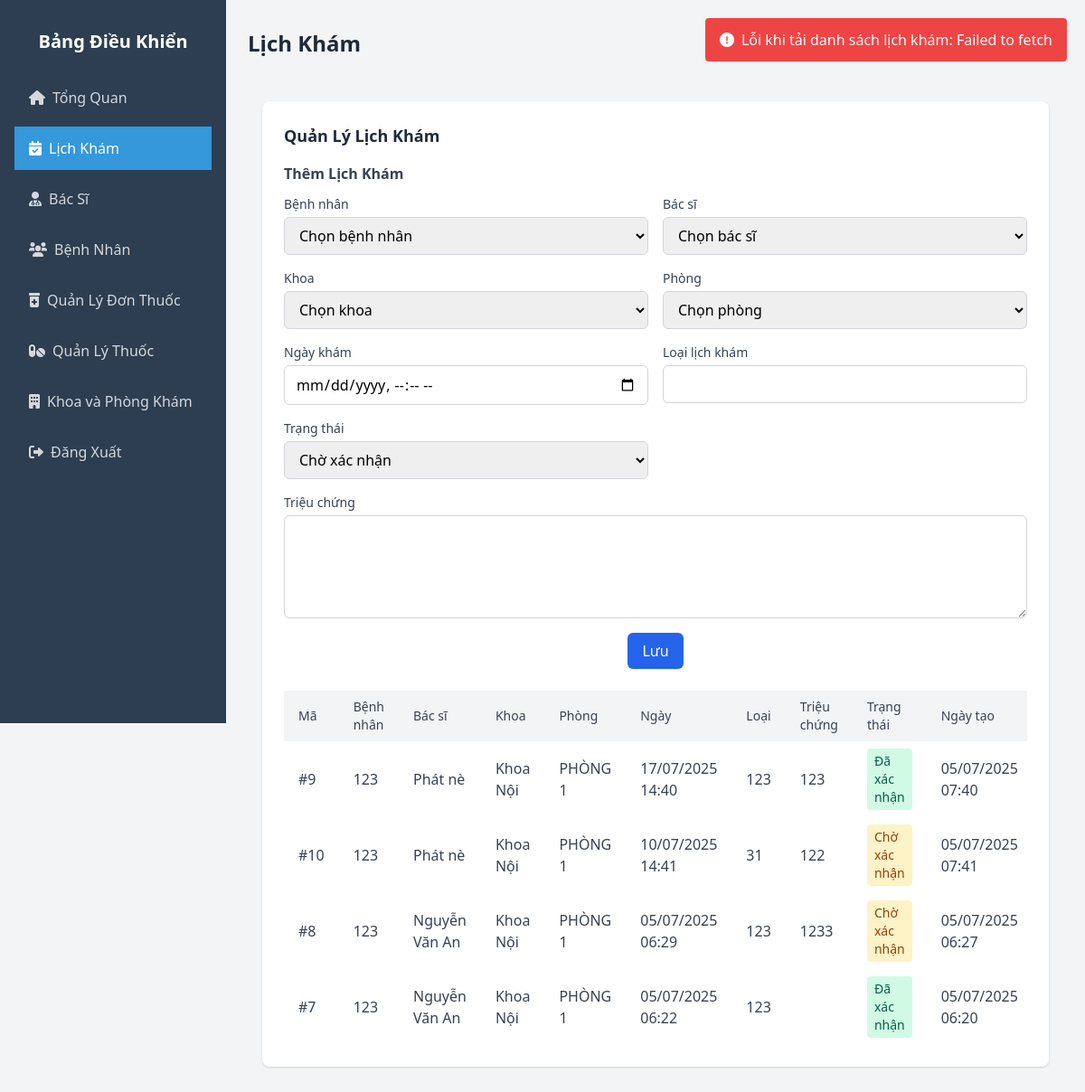
The page /admin/admin.php?page=appointments (signed in) on the database its author committed.
### tables this page shows
CREATE TABLE `appointments` (
  `appointment_id` int(11) NOT NULL,
  `patient_id` int(11) DEFAULT NULL,
  `doctor_id` int(11) DEFAULT NULL,
  `department_id` int(11) DEFAULT NULL,
  `room_id` int(11) DEFAULT NULL,
  `appointment_date` datetime DEFAULT NULL,
  `appointment_type` varchar(50) DEFAULT NULL,
  `symptoms` text DEFAULT NULL,
  `status` enum('Chờ xác nhận','Đã xác nhận','Hoàn thành','Đã hủy') NOT NULL DEFAULT 'Chờ xác nhận',
  `created_at` timestamp NOT NULL DEFAULT current_timestamp(),
  `doctor_name` varchar(255) DEFAULT NULL,
  `patient_name` varchar(255) DEFAULT NULL
);

CREATE TABLE `departments` (
  `department_id` int(11) NOT NULL,
  `department_name` varchar(100) NOT NULL
);

CREATE TABLE `rooms` (
  `room_id` int(11) NOT NULL,
  `room_name` varchar(50) NOT NULL,
  `department_id` int(11) DEFAULT NULL
);

### admin/APPOINTMENTS.PHP (the view, shortened to what this page needs)
<?php
require_once '../db.php';
try {
    $conn = new PDO("mysql:host=localhost;dbname=benhviensql", "root", "", [PDO::ATTR_ERRMODE => PDO::ERRMODE_EXCEPTION, PDO::MYSQL_ATTR_INIT_COMMAND => "SET NAMES utf8mb4"]);
} catch(PDOException $e) {
    http_response_code(500);
    echo json_encode(['error' => "Lỗi kết nối: " . $e->getMessage()]);
    exit();
}
try {
    $appointments = $conn->query("
        SELECT a.*, d.department_name, r.room_name
        FROM appointments a
        LEFT JOIN departments d ON a.department_id = d.department_id
        LEFT JOIN rooms r ON a.room_id = r.room_id
        ORDER BY a.appointment_date DESC
    ")->fetchAll(PDO::FETCH_ASSOC);
} catch(PDOException $e) {
    $error_message = "Lỗi khi lấy dữ liệu: " . $e->getMessage();
}
?>
<!DOCTYPE html>
<html lang="vi">
<head>
    <link href="https://cdn.jsdelivr.net/npm/tailwindcss@2.2.19/dist/tailwind.min.css" rel="stylesheet">
    <link href="https://cdnjs.cloudflare.com/ajax/libs/font-awesome/6.0.0/css/all.min.css" rel="stylesheet">
</head>
<body class="bg-gray-100">
    <div class="container mx-auto p-4">
        <div class="bg-white rounded-lg shadow p-6">
            <h3 class="text-lg font-bold mb-4 text-gray-800">Quản Lý Lịch Khám</h3>
            <div class="mb-6">
                <h4 id="formTitle" class="text-base font-semibold mb-3 text-gray-700">Thêm Lịch Khám</h4>
                <form id="appointmentForm" class="grid grid-cols-1 md:grid-cols-2 gap-4">
                    <div>
                        <label for="patient_id" class="block text-sm font-medium text-gray-700">Bệnh nhân</label>
                        <select name="patient_id" id="patient_id" class="mt-1 block w-full px-3 py-2 border border-gray-300 rounded-md focus:outline-none focus:ring-2 focus:ring-blue-500" required>
                            <option value="">Chọn bệnh nhân</option>
                        </select>
                    </div>
                    <div>
                        <label for="doctor_id" class="block text-sm font-medium text-gray-700">Bác sĩ</label>
                        <select name="doctor_id" id="doctor_id" class="mt-1 block w-full px-3 py-2 border border-gray-300 rounded-md focus:outline-none focus:ring-2 focus:ring-blue-500" required>
                            <option value="">Chọn bác sĩ</option>
                        </select>
                    </div>
                    <div>
                        <label for="department_id" class="block text-sm font-medium text-gray-700">Khoa</label>
                        <select name="department_id" id="department_id" class="mt-1 block w-full px-3 py-2 border border-gray-300 rounded-md focus:outline-none focus:ring-2 focus:ring-blue-500" required>
                            <option value="">Chọn khoa</option>
                        </select>
                    </div>
                    <div>
                        <label for="room_id" class="block text-sm font-medium text-gray-700">Phòng</label>
                        <select name="room_id" id="room_id" class="mt-1 block w-full px-3 py-2 border border-gray-300 rounded-md focus:outline-none focus:ring-2 focus:ring-blue-500">
                            <option value="">Chọn phòng</option>
                        </select>
                    </div>
                    <div>
                        <label for="appointment_date" class="block text-sm font-medium text-gray-700">Ngày khám</label>
                        <input type="datetime-local" name="appointment_date" id="appointment_date" class="mt-1 block w-full px-3 py-2 border border-gray-300 rounded-md focus:outline-none focus:ring-2 focus:ring-blue-500" required>
                    </div>
                    <div>
                        <label for="appointment_type" class="block text-sm font-medium text-gray-700">Loại lịch khám</label>
                        <input type="text" name="appointment_type" id="appointment_type" class="mt-1 block w-full px-3 py-2 border border-gray-300 rounded-md focus:outline-none focus:ring-2 focus:ring-blue-500" required>
                    </div>
                    <div>
                        <label for="status" class="block text-sm font-medium text-gray-700">Trạng thái</label>
                        <select name="status" id="status" class="mt-1 block w-full px-3 py-2 border border-gray-300 rounded-md focus:outline-none focus:ring-2 focus:ring-blue-500" required>
                            <option value="Pending">Chờ xác nhận</option>
                        </select>
                    </div>
                    <div class="md:col-span-2">
                        <label for="symptoms" class="block text-sm font-medium text-gray-700">Triệu chứng</label>
                        <textarea name="symptoms" id="symptoms" rows="4" class="mt-1 block w-full px-3 py-2 border border-gray-300 rounded-md focus:outline-none focus:ring-2 focus:ring-blue-500"></textarea>
                    </div>
                    <div class="md:col-span-2 flex justify-center space-x-4">
                        <button type="submit" class="bg-blue-600 text-white px-4 py-2 rounded-md hover:bg-blue-700 transition">Lưu</button>
                    </div>
                </form>
            </div>
            <div class="overflow-x-auto">
                <table class="w-full">
                    <thead class="bg-gray-100">
                        <tr>
                            <th class="px-4 py-2 text-left text-sm font-medium text-gray-700">Mã</th>
                            <th class="px-4 py-2 text-left text-sm font-medium text-gray-700">Bệnh nhân</th>
                            <th class="px-4 py-2 text-left text-sm font-medium text-gray-700">Bác sĩ</th>
                            <th class="px-4 py-2 text-left text-sm font-medium text-gray-700">Khoa</th>
                            <th class="px-4 py-2 text-left text-sm font-medium text-gray-700">Phòng</th>
                            <th class="px-4 py-2 text-left text-sm font-medium text-gray-700">Ngày</th>
                            <th class="px-4 py-2 text-left text-sm font-medium text-gray-700">Loại</th>
                            <th class="px-4 py-2 text-left text-sm font-medium text-gray-700">Triệu chứng</th>
                            <th class="px-4 py-2 text-left text-sm font-medium text-gray-700">Trạng thái</th>
                            <th class="px-4 py-2 text-left text-sm font-medium text-gray-700">Ngày tạo</th>
                        </tr>
                    </thead>
                    <tbody id="appointmentTable">
                        <?php if (empty($appointments)): ?>
                            <tr>
                                <td colspan="11" class="text-center py-4 text-gray-600">Không có lịch hẹn nào</td>
                            </tr>
                        <?php else: ?>
                            <?php foreach ($appointments as $appointment): ?>
                                <tr id="appointment-<?php echo htmlspecialchars($appointment['appointment_id']); ?>">
                                    <td class="px-4 py-2 text-gray-700">#<?php echo htmlspecialchars($appointment['appointment_id']); ?></td>
                                    <td class="px-4 py-2 text-gray-700"><?php echo htmlspecialchars($appointment['patient_name'] ?: 'Unknown Patient'); ?></td>
                                    <td class="px-4 py-2 text-gray-700"><?php echo htmlspecialchars($appointment['doctor_name'] ?: 'Unknown Doctor'); ?></td>
                                    <td class="px-4 py-2 text-gray-700"><?php echo htmlspecialchars($appointment['department_name'] ?? 'N/A'); ?></td>
                                    <td class="px-4 py-2 text-gray-700"><?php echo htmlspecialchars($appointment['room_name'] ?? 'N/A'); ?></td>
                                    <td class="px-4 py-2 text-gray-700"><?php echo htmlspecialchars($appointment['appointment_date'] ? date('d/m/Y H:i', strtotime($appointment['appointment_date'])) : 'N/A'); ?></td>
                                    <td class="px-4 py-2 text-gray-700"><?php echo htmlspecialchars($appointment['appointment_type'] ?? 'N/A'); ?></td>
                                    <td class="px-4 py-2 text-gray-700"><?php echo htmlspecialchars($appointment['symptoms'] ?? 'N/A'); ?></td>
                                    <td class="px-4 py-2">
                                        <span class="inline-block px-2 py-1 rounded text-sm <?php
                                            $status = $appointment['status'];
                                            if ($status === 'Đã xác nhận') {
                                                echo 'bg-green-100 text-green-800';
                                            } elseif ($status === 'Chờ xác nhận') {
                                                echo 'bg-yellow-100 text-yellow-800';
                                            } elseif ($status === 'Đã hủy') {
                                                echo 'bg-red-100 text-red-800';
                                            } elseif ($status === 'Hoàn thành') {
                                                echo 'bg-gray-100 text-gray-800';
                                            } else {
                                                echo 'bg-gray-100 text-gray-800';
                                            }
                                        ?>">
                                            <?php echo htmlspecialchars($status ?: 'Không xác định'); ?>
                                        </span>
                                    </td>
                                    <td class="px-4 py-2 text-gray-700"><?php echo htmlspecialchars($appointment['created_at'] ? date('d/m/Y H:i', strtotime($appointment['created_at'])) : 'N/A'); ?></td>
                                </tr>
                            <?php endforeach; ?>
                        <?php endif; ?>
                    </tbody>
                </table>
            </div>
        </div>
    </div>
</body>
</html>

### rows shown on the page
appointments: appointment_id "9", patient_name "123", doctor_name "Phát nè", department.department_name "Khoa Nội", room.room_name "PHÒNG 1", appointment_date "17/07/2025 14:40", appointment_type "123", symptoms "123", status "Đã xác nhận", created_at "05/07/2025 07:40"
appointments: appointment_id "10", patient_name "123", doctor_name "Phát nè", department.department_name "Khoa Nội", room.room_name "PHÒNG 1", appointment_date "10/07/2025 14:41", appointment_type "31", symptoms "122", status "Chờ xác nhận", created_at "05/07/2025 07:41"
appointments: appointment_id "8", patient_name "123", doctor_name "Nguyễn Văn An", department.department_name "Khoa Nội", room.room_name "PHÒNG 1", appointment_date "05/07/2025 06:29", appointment_type "123", symptoms "1233", status "Chờ xác nhận", created_at "05/07/2025 06:27"
appointments: appointment_id "7", patient_name "123", doctor_name "Nguyễn Văn An", department.department_name "Khoa Nội", room.room_name "PHÒNG 1", appointment_date "05/07/2025 06:22", appointment_type "123", status "Đã xác nhận", created_at "05/07/2025 06:20"
